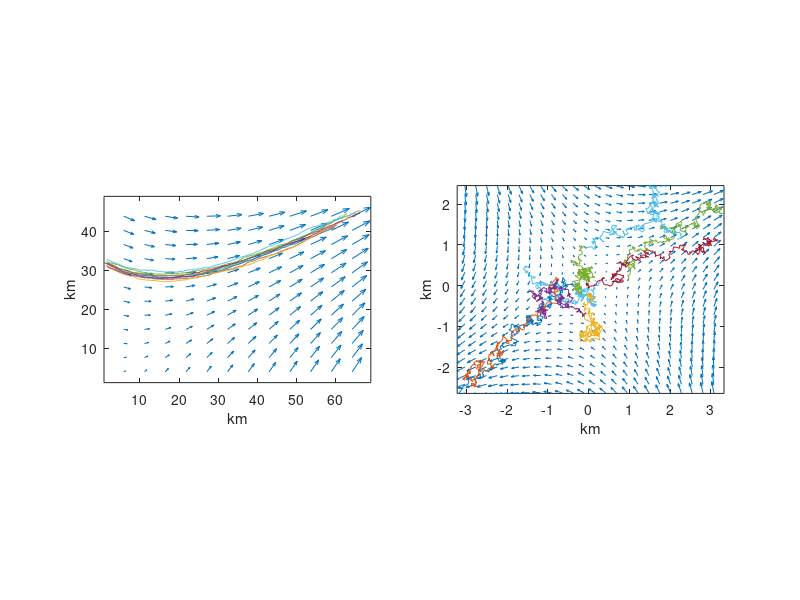

MATLAB code to generate this figure: (Note: this script raises an error after producing the figure.)
clear all
load("smoothedGriddedRho1Drifters.mat") %using latmix initial positions as before
x = x(1,1:9); y = y(1,1:9);
NX = 9; % number of drifters
NT = 300; % number of time increments for simulation
dt = 1800; % time increment in seconds
kappa_sm=0.5;
%%
rng(456)
delta = 0;  
sigma = 1e-5:(1e-6-1e-5)/NT:(1e-6-(1e-6-1e-5)/NT); 
theta = 30;
zeta = 0; 
sigma_s = sigma*sind(2*theta);
sigma_n = sigma*cosd(2*theta);
for ii = 1:NT
    x(ii+1,:) = x(ii,:)+0.5*(sigma_n(ii)+delta)*x(ii,:)*dt+0.5*(sigma_s(ii)-zeta)*y(ii,:)*dt+sqrt(2*dt)*sqrt(kappa_sm)*randn(1,NX);
    y(ii+1,:) = y(ii,:)+0.5*(sigma_s(ii)+zeta)*x(ii,:)*dt+0.5*(delta-sigma_n(ii))*y(ii,:)*dt+sqrt(2*dt)*sqrt(kappa_sm)*randn(1,NX);
end
%%
u=diff(x)/dt; % calculate velocities
v=diff(y)/dt;
x = x(1:(size(x,1)-1),:); % we have to difference to get velocities, which loses a point - remove the final time point to make all variables the same size
y = y(1:(size(y,1)-1),:);
%%
NX2 = 100; NY2 = 100;
DX = max(max(abs(x))); DY = max(max(abs(y)));
[x2,y2]=meshgrid((DX/NX2)*(-(NX2-0.5)+(13*NX2)/12:NX2/12.5:NX2-0.5),(DY/NY2)*(-(NY2-0.5)+(13*NX2)/12:NX2/12.5:NY2-0.5));
x2 = x2/1000; y2=y2/1000;
u_mes = 0.5*(sigma_n(1)+delta).*x2+0.5*(sigma_s(1)-zeta).*y2;
v_mes = 0.5*(sigma_s(1)+zeta).*x2+0.5*(delta-sigma_n(1)).*y2;
fig1 = figure; set(gcf,'Position',[100 100 2100 600])
subplot(1,2,1);
quiver(x2,y2,u_mes,v_mes); hold on
plot(x/1000,y/1000)
xlabel('km'); ylabel('km'); axis equal
%%
x_com = x-mean(x,2); y_com = y-mean(y,2);
NX2 = 100; NY2 = 100;
DX = max(max(abs(x_com))); DY = max(max(abs(y_com)));
[x2,y2]=meshgrid((DX/NX2)*(-(NX2-0.5):NX2/12.5:NX2-0.5),(DY/NY2)*(-(NY2-0.5):NX2/12.5:NY2-0.5));
x2 = x2/1000; y2=y2/1000;
u_mes = 0.5*(sigma_n(1)+delta).*x2+0.5*(sigma_s(1)-zeta).*y2;
v_mes = 0.5*(sigma_s(1)+zeta).*x2+0.5*(delta-sigma_n(1)).*y2;
subplot(1,2,2); quiver(x2,y2,u_mes,v_mes); hold on
plot(x_com/1000, y_com/1000)
xlim([min(min(x_com/1000)) max(max(x_com/1000))]); ylim([min(min(y_com/1000)) max(max(y_com/1000))])
xlabel('km'); ylabel('km'); axis equal
exportfig(fig1, 'figures/PositionsVaryStrain.eps', 'width', 32, 'color', 'cmyk','Fontmode','fixed','FontSize', 14); 